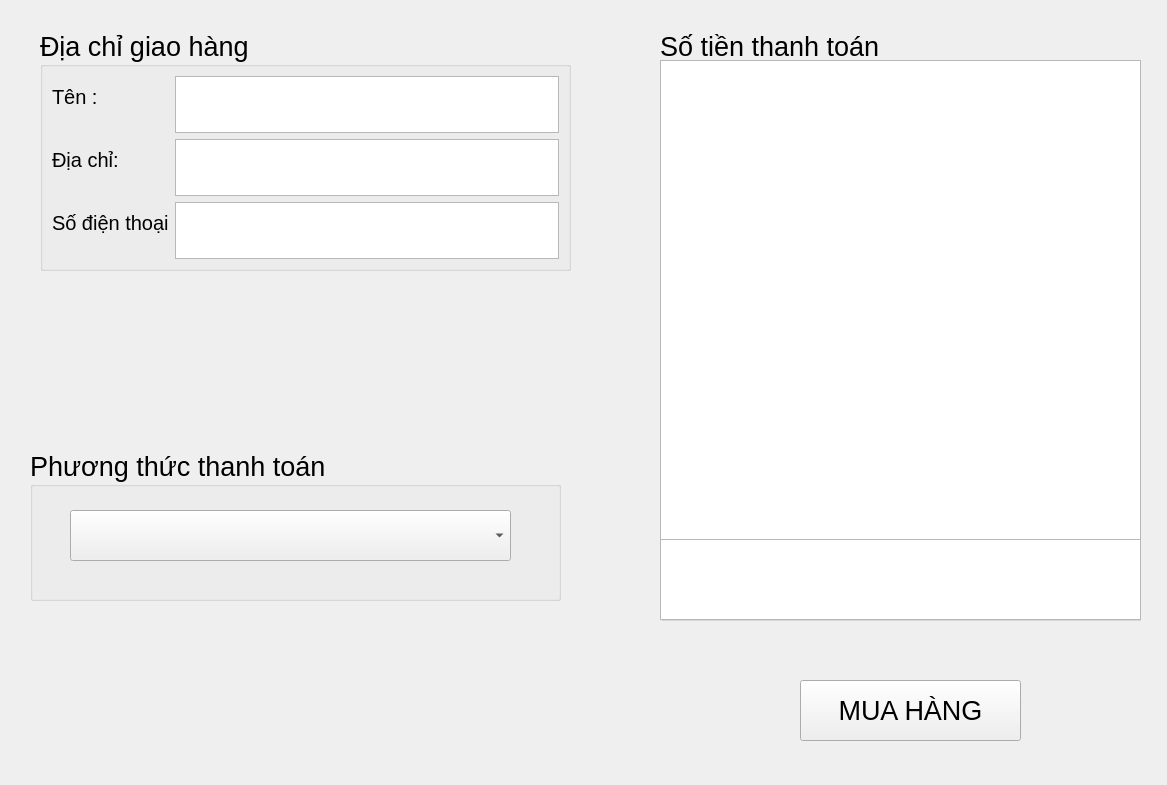
<?xml version="1.0" encoding="UTF-8"?>
<ui version="4.0">
 <class>muahang</class>
 <widget class="QWidget" name="muahang">
  <property name="geometry">
   <rect>
    <x>0</x>
    <y>0</y>
    <width>1167</width>
    <height>785</height>
   </rect>
  </property>
  <property name="windowTitle">
   <string>Form</string>
  </property>
  <widget class="QGroupBox" name="groupBox">
   <property name="geometry">
    <rect>
     <x>40</x>
     <y>30</y>
     <width>531</width>
     <height>241</height>
    </rect>
   </property>
   <property name="font">
    <font>
     <pointsize>20</pointsize>
    </font>
   </property>
   <property name="title">
    <string>Địa chỉ giao hàng </string>
   </property>
   <layout class="QFormLayout" name="formLayout">
    <item row="0" column="1">
     <widget class="QTextEdit" name="textEdit"/>
    </item>
    <item row="0" column="0">
     <widget class="QLabel" name="label_2">
      <property name="font">
       <font>
        <pointsize>15</pointsize>
       </font>
      </property>
      <property name="text">
       <string>Tên :</string>
      </property>
     </widget>
    </item>
    <item row="1" column="1">
     <widget class="QTextEdit" name="textEdit_2"/>
    </item>
    <item row="1" column="0">
     <widget class="QLabel" name="label_3">
      <property name="font">
       <font>
        <pointsize>15</pointsize>
       </font>
      </property>
      <property name="text">
       <string>Địa chỉ:</string>
      </property>
     </widget>
    </item>
    <item row="2" column="1">
     <widget class="QTextEdit" name="textEdit_3"/>
    </item>
    <item row="2" column="0">
     <widget class="QLabel" name="label_4">
      <property name="font">
       <font>
        <pointsize>15</pointsize>
       </font>
      </property>
      <property name="text">
       <string>Số điện thoại</string>
      </property>
     </widget>
    </item>
   </layout>
  </widget>
  <widget class="QGroupBox" name="groupBox_2">
   <property name="geometry">
    <rect>
     <x>30</x>
     <y>450</y>
     <width>531</width>
     <height>151</height>
    </rect>
   </property>
   <property name="font">
    <font>
     <pointsize>20</pointsize>
    </font>
   </property>
   <property name="title">
    <string>Phương thức thanh toán</string>
   </property>
   <widget class="QComboBox" name="pmcombobox">
    <property name="geometry">
     <rect>
      <x>40</x>
      <y>60</y>
      <width>441</width>
      <height>51</height>
     </rect>
    </property>
   </widget>
  </widget>
  <widget class="QGroupBox" name="groupBox_3">
   <property name="geometry">
    <rect>
     <x>660</x>
     <y>30</y>
     <width>481</width>
     <height>591</height>
    </rect>
   </property>
   <property name="font">
    <font>
     <pointsize>20</pointsize>
    </font>
   </property>
   <property name="title">
    <string>Số tiền thanh toán</string>
   </property>
   <widget class="QTableWidget" name="tableWidget">
    <property name="geometry">
     <rect>
      <x>0</x>
      <y>30</y>
      <width>481</width>
      <height>481</height>
     </rect>
    </property>
   </widget>
   <widget class="QTextEdit" name="textEdit_4">
    <property name="geometry">
     <rect>
      <x>0</x>
      <y>509</y>
      <width>481</width>
      <height>81</height>
     </rect>
    </property>
   </widget>
  </widget>
  <widget class="QPushButton" name="pushButton">
   <property name="geometry">
    <rect>
     <x>800</x>
     <y>680</y>
     <width>221</width>
     <height>61</height>
    </rect>
   </property>
   <property name="font">
    <font>
     <pointsize>20</pointsize>
    </font>
   </property>
   <property name="text">
    <string>MUA HÀNG</string>
   </property>
  </widget>
 </widget>
 <resources/>
 <connections/>
</ui>
